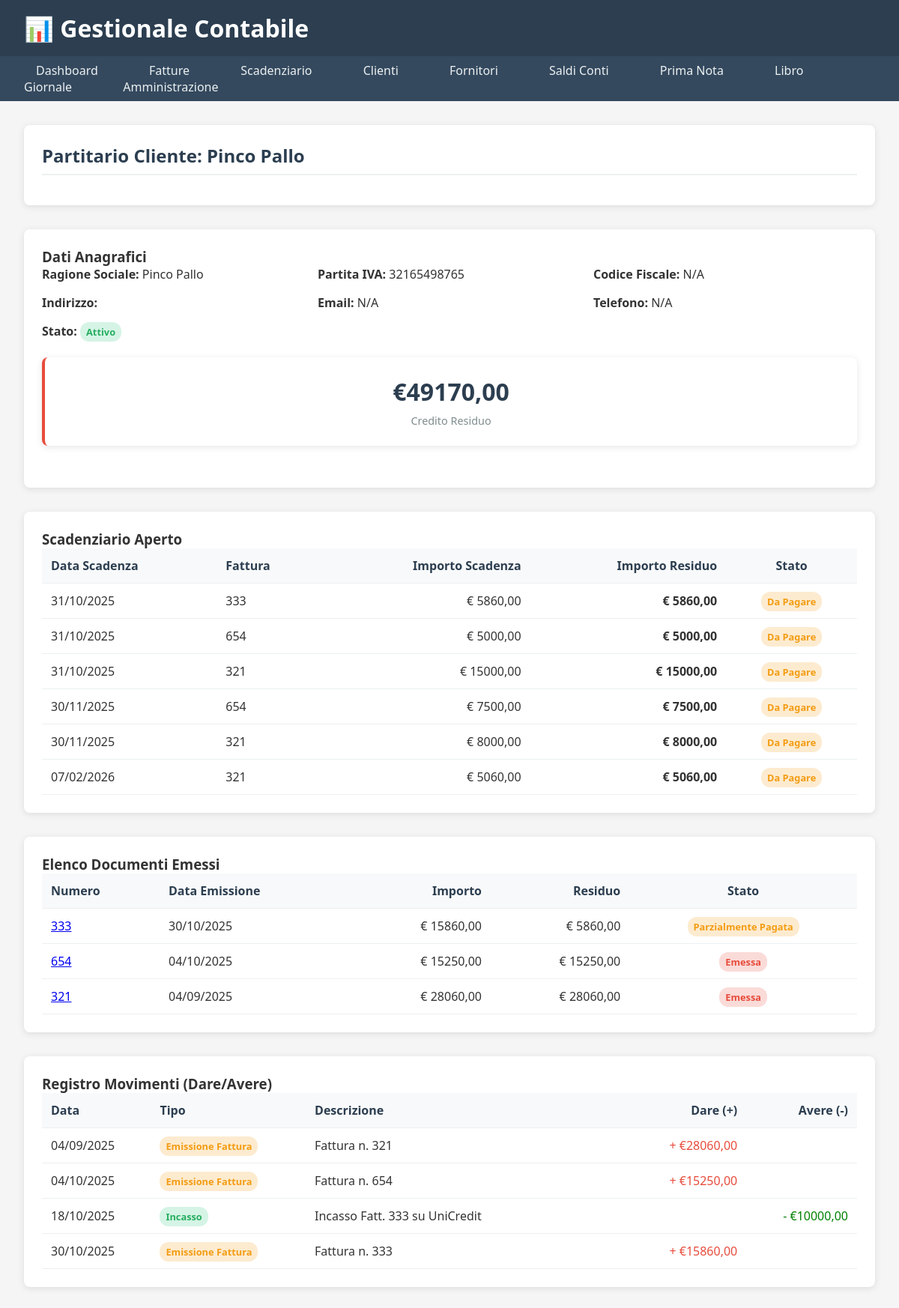
Page /clienti/1/ on the committed database.
### clienti/models.py (models this page shows, shortened)
class Cliente(models.Model):
    ragione_sociale = models.CharField(
        max_length=200,
        verbose_name="Ragione Sociale",
        help_text="Nome completo dell'azienda o della persona"
    )
    indirizzo = models.CharField(
        max_length=255,
        verbose_name="Indirizzo",
        blank=True
    )
    citta = models.CharField(
        max_length=100,
        verbose_name="Città",
        blank=True
    )
    cap = models.CharField(
        max_length=5,
        verbose_name="CAP",
        blank=True,
        validators=[RegexValidator(r'^\d{5}$', 'Il CAP deve avere 5 numeri')]
    )
    provincia = models.CharField(
        max_length=2,
        verbose_name="Provincia",
        blank=True,
        help_text="Sigla provincia (es: RM)"
    )
    partita_iva = models.CharField(
        max_length=11,
        verbose_name="Partita IVA",
        unique=True,
        validators=[RegexValidator(r'^\d{11}$', 'La P.IVA deve avere 11 numeri')],
        help_text="Partita IVA (11 cifre)"
    )
    codice_fiscale = models.CharField(
        max_length=16,
        verbose_name="Codice Fiscale",
        blank=True,
        help_text="Codice Fiscale (16 caratteri)"
    )
    email = models.EmailField(
        verbose_name="Email",
        blank=True
    )
    telefono = models.CharField(
        max_length=20,
        verbose_name="Telefono",
        blank=True
    )
    STATO_CLIENTE = [
        ('attivo', 'Attivo'),
        ('inattivo', 'Inattivo'),
        ('bloccato', 'Bloccato'),
    ]
    stato = models.CharField(
        max_length=10,
        choices=STATO_CLIENTE,
        default='attivo',
        verbose_name="Stato Cliente"
    )
    def indirizzo_completo(self):
        parts = [self.indirizzo, self.citta, self.cap, self.provincia]
        return ", ".join(filter(None, parts))
    def credito_residuo(self):
        aggregati = self.fatture.aggregate(
            totale_imponibile=Sum('importo_totale', distinct=True),
            totale_iva=Sum(F('importo_totale') * F('aliquota_iva') / 100, distinct=True)
        )
        fatturato_complessivo = (aggregati['totale_imponibile'] or Decimal('0.00')) + (aggregati['totale_iva'] or Decimal('0.00'))
        incassato = self.fatture.aggregate(
            totale_incassato=Sum('scadenze__incassi__importo_incassato')
        )['totale_incassato'] or Decimal('0.00')
        return fatturato_complessivo - incassato
    class Meta:
        verbose_name = "Cliente"
        verbose_name_plural = "Clienti"
        ordering = ['ragione_sociale']

### fatture/models.py (models this page shows, shortened)
class ScadenzaFattura(models.Model):
    fattura = models.ForeignKey(
        Fattura,
        on_delete=models.CASCADE,
        related_name='scadenze',
        verbose_name="Fattura di Riferimento"
    )
    data_scadenza = models.DateField(
        verbose_name="Data Scadenza Pagamento"
    )
    importo = models.DecimalField(
        max_digits=10,
        decimal_places=2,
        verbose_name="Importo Scadenza"
    )
    STATO_SCADENZA = [
        ('da_pagare', 'Da Pagare'),
        ('parzialmente_pagata', 'Parzialmente Pagata'),
        ('pagata', 'Pagata'),
    ]
    stato = models.CharField(
        max_length=20,
        choices=STATO_SCADENZA,
        default='da_pagare'
    )
    data_pagamento = models.DateField(
        null=True,
        blank=True,
        verbose_name="Data Effettiva Pagamento"
    )
    def importo_incassato(self):
        if hasattr(self, 'incassi') and self.incassi.exists():
            return sum(incasso.importo_incassato for incasso in self.incassi.all())
        return Decimal('0.00')
    def is_scaduta(self):
        if not self.data_scadenza:
            return False
        return (self.data_scadenza < timezone.now().date()
                and self.stato != 'pagata')
    class Meta:
        verbose_name = "Scadenza Fattura"
        verbose_name_plural = "Scadenze Fatture"
        ordering = ['data_scadenza']

class Fattura(models.Model):
    cliente = models.ForeignKey(
        'clienti.Cliente',  # Referenza all'app clienti
        on_delete=models.PROTECT,  # Impedisce cancellazione se ci sono fatture
        related_name='fatture',
        verbose_name="Cliente",
        help_text="Seleziona il cliente a cui intestare la fattura"
    )
    numero = models.CharField(
        max_length=20,
        verbose_name="Numero Fattura"
    )
    data_emissione = models.DateField(
        verbose_name="Data Emissione"
    )
    importo_totale = models.DecimalField(
        max_digits=10,
        decimal_places=2,
        verbose_name="Importo Totale Fattura"
    )
    aliquota_iva = models.DecimalField(
        max_digits=5,
        decimal_places=2,
        default=22.00,
        verbose_name="Aliquota IVA"
    )
    descrizione = models.TextField(blank=True)
    STATO_FATTURA = [
        ('bozza', 'Bozza'),
        ('emessa', 'Emessa'),
        ('parzialmente_pagata', 'Parzialmente Pagata'),
        ('pagata', 'Pagata'),
    ]
    stato = models.CharField(
        max_length=20,
        choices=STATO_FATTURA,
        default='bozza'
    )
    def importo_incassato(self):
        if not hasattr(self, 'scadenze') or not self.scadenze.exists():
            return Decimal('0.00')
        total_incassato = sum(scadenza.importo_incassato() for scadenza in self.scadenze.all())
        return total_incassato
    def importo_residuo(self):
        return self.totale_complessivo() - self.importo_incassato()
    def calcola_iva(self):
        if self.importo_totale is None or self.aliquota_iva is None:
            return 0  # Evita l'errore se i dati non sono ancora stati inseriti
        return (self.importo_totale * self.aliquota_iva) / 100
    def totale_complessivo(self):
        if self.importo_totale is None:
            return 0  # Evita l'errore durante la creazione
        return self.importo_totale + self.calcola_iva()

### tesoreria/models.py (models this page shows, shortened)
class Incasso(models.Model):
    scadenza = models.ForeignKey(
        'fatture.ScadenzaFattura',  # Referenza all'app fatture
        on_delete=models.CASCADE,
        related_name='incassi',
        verbose_name="Scadenza Fattura",
        help_text="Seleziona la scadenza a cui associare l'incasso"
    )
    conto_bancario = models.ForeignKey(
        ContoBancario,
        on_delete=models.PROTECT,
        related_name='incassi',
        verbose_name="Conto di Accredito",
        help_text="Seleziona il conto su cui è stato incassato l'importo"
    )
    data_incasso = models.DateField(
        verbose_name="Data Incasso",
        default=timezone.localdate,
        help_text="Data in cui è avvenuto materialmente l'incasso"
    )
    importo_incassato = models.DecimalField(
        max_digits=10,
        decimal_places=2,
        verbose_name="Importo Incassato",
        validators=[MinValueValidator(Decimal('0.01'))],
        help_text="Importo effettivamente incassato"
    )
    METODO_PAGAMENTO = [
        ('bonifico', 'Bonifico Bancario'),
        ('assegno', 'Assegno'),
        ('contanti', 'Contanti'),
        ('pos', 'Carta di Credito/POS'),
        ('ria', 'RID/Riba'),
        ('altro', 'Altro'),
    ]
    metodo_pagamento = models.CharField(
        max_length=10,
        choices=METODO_PAGAMENTO,
        default='bonifico',
        verbose_name="Metodo di Pagamento"
    )
    note = models.TextField(
        blank=True,
        verbose_name="Note",
        help_text="Eventuali note sull'incasso (riferimenti, causale, etc.)"
    )
    class Meta:
        verbose_name = "Incasso"
        verbose_name_plural = "Incassi"
        ordering = ['-data_incasso']

### clienti/views.py (the view, shortened to what this page needs)
# urls.py: path('<int:pk>/', views.dettaglio_cliente, name='dettaglio_cliente'),
def dettaglio_cliente(request, pk):
    cliente = get_object_or_404(Cliente, pk=pk)
    documenti_emessi = Fattura.objects.filter(cliente=cliente).order_by('-data_emissione')
    incasso_form = form if request.method == 'POST' and not form.is_valid() else IncassoForm()
    scadenze_aperte = ScadenzaFattura.objects.filter(fattura__cliente=cliente).annotate(
        totale_incassato=Coalesce(Sum('incassi__importo_incassato'), Decimal('0.00'))
    ).annotate(
        residuo_calcolato=F('importo') - F('totale_incassato')
    ).filter(
        residuo_calcolato__gt=0
    ).select_related('fattura').order_by('data_scadenza')
    movimenti_contabili = []
    for fattura in documenti_emessi:
        movimenti_contabili.append({
            'data': fattura.data_emissione,
            'tipo': 'Emissione Fattura',
            'descrizione': f"Fattura n. {fattura.numero}",
            'importo_dare': fattura.totale_complessivo(),
            'importo_avere': None,
        })
    incassi_cliente = Incasso.objects.filter(scadenza__fattura__cliente=cliente).select_related(
        'scadenza__fattura', 'conto_bancario'
    )
    movimenti_tesoreria = []
    for incasso in incassi_cliente:
        movimenti_tesoreria.append({
            'data': incasso.data_incasso,
            'tipo': 'Incasso',
            'descrizione': f"Incasso Fatt. {incasso.scadenza.fattura.numero} su {incasso.conto_bancario.nome}",
            'importo_dare': None,
            'importo_avere': incasso.importo_incassato,
        })
    movimenti_combinati = sorted(movimenti_contabili + movimenti_tesoreria, key=lambda x: x['data'])
    context = {
        'cliente': cliente,
        'documenti_emessi': documenti_emessi,
        'incasso_form': incasso_form,
        'scadenze_aperte': scadenze_aperte,
        'movimenti': movimenti_combinati,
        'titolo_pagina': f"Partitario Cliente: {cliente.ragione_sociale}"
    }
    return render(request, 'clienti/dettaglio_cliente.html', context)

### tesoreria/models.py (called while the page is built)
    def __str__(self):
        return f"{self.nome}"

### templates/clienti/dettaglio_cliente.html (shortened to what this page needs)
{% extends "base.html" %} {% block content %}
<div class="section">
  <h2>{{ titolo_pagina }}</h2>
</div>
<div class="section">
  <h3>Dati Anagrafici</h3>
  <div class="anagrafica-grid">
    <div><strong>Ragione Sociale:</strong> {{ cliente.ragione_sociale }}</div>
    <div><strong>Partita IVA:</strong> {{ cliente.partita_iva }}</div>
    <div>
      <strong>Codice Fiscale:</strong> {{ cliente.codice_fiscale|default:"N/A"}}
    </div>
    <div><strong>Indirizzo:</strong> {{ cliente.indirizzo_completo }}</div>
    <div><strong>Email:</strong> {{ cliente.email|default:"N/A" }}</div>
    <div><strong>Telefono:</strong> {{ cliente.telefono|default:"N/A" }}</div>
    <div>
      <strong>Stato:</strong>
      <span
        class="badge {% if cliente.stato == 'attivo' %}success{% else %}danger{% endif %}"
        >{{ cliente.get_stato_display }}</span
      >
    </div>
  </div>
  <div class="kpi-grid">
    <div class="kpi-card {% if cliente.credito_residuo > 0 %}alert{% endif %}">
      <div class="kpi-value">€{{ cliente.credito_residuo|floatformat:2 }}</div>
      <div class="kpi-label">Credito Residuo</div>
    </div>
  </div>
</div>
<div class="section">
  <h3>Scadenziario Aperto</h3>
  <table class="table">
    <thead>
      <tr>
        <th>Data Scadenza</th>
        <th>Fattura</th>
        <th style="text-align: right">Importo Scadenza</th>
        <th style="text-align: right">Importo Residuo</th>
        <th style="text-align: center">Stato</th>
      </tr>
    </thead>
    <tbody>
      {% for scadenza in scadenze_aperte %}
      <tr class="{% if scadenza.is_scaduta %}scadenza-scaduta{% endif %}">
        <td>{{ scadenza.data_scadenza|date:"d/m/Y" }}</td>
        <td>{{ scadenza.fattura.numero }}</td>
        <td style="text-align: right">
          € {{ scadenza.importo|floatformat:2 }}
        </td>
        <td style="text-align: right; font-weight: bold">
          € {{ scadenza.residuo_calcolato|floatformat:2 }}
        </td>
        <td style="text-align: center">
          <span
            class="badge {% if scadenza.is_scaduta %}danger{% else %}warning{% endif %} open-modal-btn"
            style="cursor: pointer"
            data-scadenza-id="{{ scadenza.id }}"
            data-residuo="{{ scadenza.residuo_calcolato }}"
            data-fattura-numero="{{ scadenza.fattura.numero }}"
            >{% if scadenza.is_scaduta %}Scaduta{% else %}Da Pagare{% endif %}</span
          >
        </td>
      </tr>
      {% empty %}
      <tr>
        <td colspan="5">Nessuna scadenza aperta per questo cliente.</td>
      </tr>
      {% endfor %}
    </tbody>
  </table>
</div>
<div class="section">
  <h3>Elenco Documenti Emessi</h3>
  <table class="table">
    <thead>
      <tr>
        <th>Numero</th>
        <th>Data Emissione</th>
        <th style="text-align: right">Importo</th>
        <th style="text-align: right">Residuo</th>
        <th style="text-align: center">Stato</th>
      </tr>
    </thead>
    <tbody>
      {% for doc in documenti_emessi %}
      <tr>
        <td>
          <a href="{% url 'fatture:dettaglio_fattura' doc.pk %}"
            >{{ doc.numero }}</a
          >
        </td>
        <td>{{ doc.data_emissione|date:"d/m/Y" }}</td>
        <td style="text-align: right">
          € {{ doc.totale_complessivo|floatformat:2 }}
        </td>
        <td style="text-align: right">
          € {{ doc.importo_residuo|floatformat:2 }}
        </td>
        <td style="text-align: center">
          <span
            class="badge {% if doc.stato == 'pagata' %}success{% elif doc.stato == 'parzialmente_pagata' %}warning{% else %}danger{% endif %}"
            >{{ doc.get_stato_display }}</span
          >
        </td>
      </tr>
      {% empty %}
      <tr>
        <td colspan="5">Nessun documento emesso per questo cliente.</td>
      </tr>
      {% endfor %}
    </tbody>
  </table>
</div>
<div class="section">
  <h3>Registro Movimenti (Dare/Avere)</h3>
  <table class="table">
    <thead>
      <tr>
        <th>Data</th>
        <th>Tipo</th>
        <th style="width: 40%">Descrizione</th>
        <th style="text-align: right">Dare (+)</th>
        <th style="text-align: right">Avere (-)</th>
      </tr>
    </thead>
    <tbody>
      {% for movimento in movimenti %}
      <tr>
        <td>{{ movimento.data|date:"d/m/Y" }}</td>
        <td>
          {% if movimento.tipo == 'Emissione Fattura' %}
          <span class="badge warning">{{ movimento.tipo }}</span>
          {% else %}
          <span class="badge success">{{ movimento.tipo }}</span>
          {% endif %}
        </td>
        <td>{{ movimento.descrizione }}</td>
        <td style="text-align: right; color: #e74c3c">
          {% if movimento.importo_dare %}+ €{{ movimento.importo_dare|floatformat:2 }}{% endif %}
        </td>
        <td style="text-align: right; color: green">
          {% if movimento.importo_avere %}- €{{ movimento.importo_avere|floatformat:2 }}{% endif %}
        </td>
      </tr>
      {% empty %}
      <tr>
        <td colspan="5">Nessun movimento registrato per questo cliente.</td>
      </tr>
      {% endfor %}
    </tbody>
  </table>
</div>
{% endblock %}

### templates/base.html (style rules this page uses)
* { margin: 0; padding: 0; box-sizing: border-box; }
body { font-family: "Segoe UI", Tahoma, Geneva, Verdana, sans-serif; background: #f5f5f5; color: #333; }
.kpi-grid { display: grid; grid-template-columns: repeat(auto-fit, minmax(250px, 1fr)); gap: 1.5rem; margin-bottom: 2rem; }
.kpi-card { background: white; padding: 1.5rem; border-radius: 8px; box-shadow: 0 2px 10px rgba(0, 0, 0, 0.1); border-left: 4px solid #3498db; text-align: center; }
.kpi-card.alert { border-left-color: #e74c3c; }
.kpi-value { font-size: 2rem; font-weight: bold; color: #2c3e50; }
.kpi-label { color: #7f8c8d; font-size: 0.9rem; margin-top: 0.5rem; }
.section { background: white; padding: 1.5rem; border-radius: 8px; box-shadow: 0 2px 10px rgba(0, 0, 0, 0.1); margin-bottom: 2rem; }
.section h2 { color: #2c3e50; margin-bottom: 1rem; border-bottom: 2px solid #ecf0f1; padding-bottom: 0.5rem; }
.table { width: 100%; border-collapse: collapse; }
.table th, .table td { padding: 0.75rem; text-align: left; border-bottom: 1px solid #ecf0f1; }
.table th { background: #f8f9fa; font-weight: 600; color: #2c3e50; }
.badge { padding: 0.25rem 0.5rem; border-radius: 12px; font-size: 0.8rem; font-weight: bold; }
.badge.success { background: #d5f4e6; color: #27ae60; }
.badge.warning { background: #fdebd0; color: #f39c12; }
.badge.danger { background: #fadbd8; color: #e74c3c; }
.anagrafica-grid { display: grid; grid-template-columns: repeat(auto-fit, minmax(300px, 1fr)); gap: 1rem; margin-bottom: 1.5rem; }

### rows in the picture
Cliente: ragione_sociale "Pinco Pallo", partita_iva "32165498765", codice_fiscale "N/A", email "N/A", telefono "N/A", stato "Attivo", credito_residuo "49170,00"
ScadenzaFattura: data_scadenza "31/10/2025", fattura.numero "333", importo "5860,00", residuo_calcolato "5860,00", shows "Da Pagare"
ScadenzaFattura: data_scadenza "31/10/2025", fattura.numero "654", importo "5000,00", residuo_calcolato "5000,00", shows "Da Pagare"
ScadenzaFattura: data_scadenza "31/10/2025", fattura.numero "321", importo "15000,00", residuo_calcolato "15000,00", shows "Da Pagare"
ScadenzaFattura: data_scadenza "30/11/2025", fattura.numero "654", importo "7500,00", residuo_calcolato "7500,00", shows "Da Pagare"
ScadenzaFattura: data_scadenza "30/11/2025", fattura.numero "321", importo "8000,00", residuo_calcolato "8000,00", shows "Da Pagare"
ScadenzaFattura: data_scadenza "07/02/2026", fattura.numero "321", importo "5060,00", residuo_calcolato "5060,00", shows "Da Pagare"
Fattura: numero "333", data_emissione "30/10/2025", totale_complessivo "15860,00", importo_residuo "5860,00", stato "Parzialmente Pagata", data "30/10/2025"
Fattura: numero "654", data_emissione "04/10/2025", totale_complessivo "15250,00", importo_residuo "15250,00", stato "Emessa", data "04/10/2025"
Fattura: numero "321", data_emissione "04/09/2025", totale_complessivo "28060,00", importo_residuo "28060,00", stato "Emessa", data "04/09/2025"
Incasso: data "18/10/2025", importo_avere "10000,00"

### other values in the picture
{{ titolo_pagina }} "Partitario Cliente: Pinco Pallo"
{{ movimento.tipo }} "Emissione Fattura" "Emissione Fattura" "Emissione Fattura"
{{ movimento.descrizione }} "Fattura n. 321" "Fattura n. 654" "Incasso Fatt. 333 su UniCredit" "Fattura n. 333"
{{ movimento.importo_dare|floatformat:2 }} "28060,00" "15250,00" "15860,00"
{{ movimento.tipo }} "Incasso"
